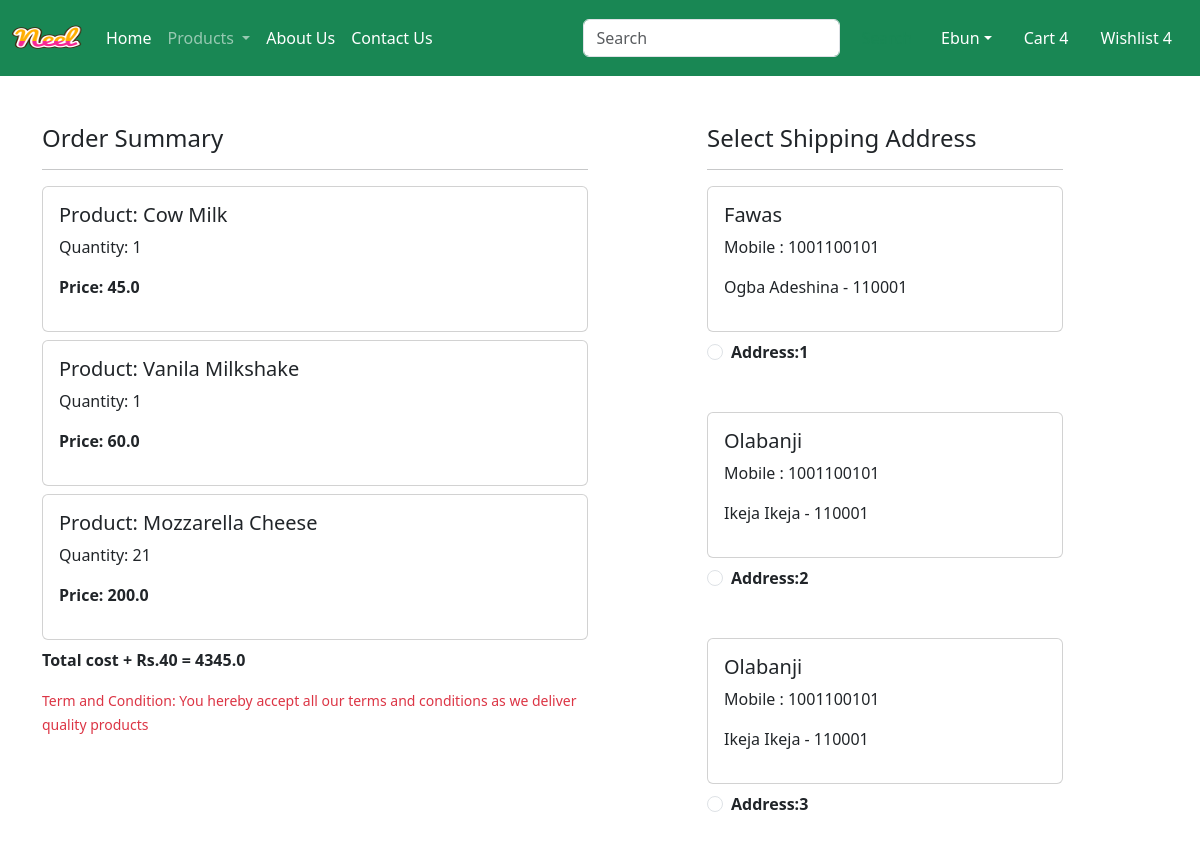
Before: /checkout/ (signed in, upper part) with the older database file.
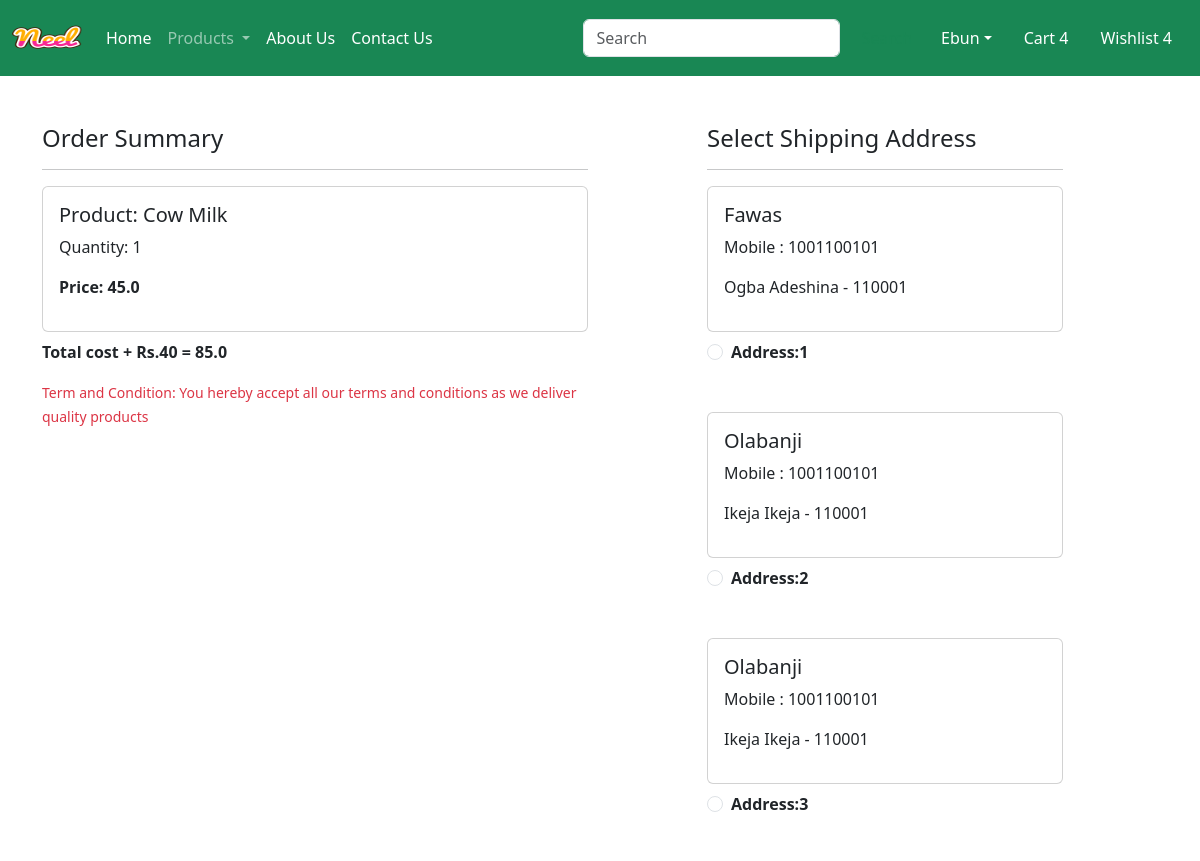
After: the same page with the newer database file.
### app/models.py (models this page shows, shortened)
class Cart(models.Model):
    user = models.ForeignKey(User, on_delete=models.CASCADE)
    product = models.ForeignKey(Product, on_delete=models.CASCADE)
    quantity = models.PositiveIntegerField(default=1)

class Product(models.Model):
    title = models.CharField(max_length=100)
    selling_price = models.FloatField()
    discounted_price = models.FloatField()
    description = models.TextField()
    composition = models.TextField(default='')
    prodapp = models.TextField(default='')
    category = models.CharField(choices=CATEGORY_CHOICES, max_length=2)
    product_image = models.ImageField(upload_to='product')

class Customer(models.Model):
    user = models.ForeignKey(User, on_delete=models.CASCADE)
    name = models.CharField(max_length=200)
    locality = models.CharField(max_length=200)
    city = models.CharField(max_length=50)
    mobile = models.IntegerField(default=0)
    zipcode = models.IntegerField()
    state = models.CharField(choices=STATE_CHOICES,max_length=100)

### app/views.py (the view)
# urls.py: path('checkout/', views.checkout.as_view(), name='checkout'),
class checkout(View):
    def get(self, request):
        user = request.user
        add= Customer.objects.filter(user=user)
        cart_items = Cart.objects.filter(user=user)
        famount = 0
        for p in cart_items:
            value = p.quantity * p.product.discounted_price
            famount = famount + value
        totalamount = famount + 40
        return render(request, 'app/checkout.html',locals())

### app/templates/app/checkout.html (shortened to what this page needs)
{% extends "app/base.html" %}
{% load static %}
{% block main-content %}
<div class="container">
<div class="row mt-5">
    <div class="col-sm-6">
        <h4>Order Summary</h4>
        <hr>
        {% for item in cart_items %}
        	<div class="card mb-2">
                <div class="card-body">
                    <h5>Product: {{ item.product.title }}</h5>
                    <p>Quantity: {{ item.quantity }}</p>
                    <p class="fw-bold">Price: {{ item.product.discounted_price }}</p>
                </div>
            </div>
        {% endfor %}
        <p class="fw-bold">Total cost + Rs.40 = {{ totalamount }}</p>
        <small class="text text-danger">Term and Condition: You hereby accept all our terms and conditions as we deliver quality products</small>
    </div>
    <div class="col-sm-4 offset-sm-1">
        <h4>Select Shipping Address</h4>
        <hr>
        <form method="post" id="myform">
            {% for ad in add %}
                <div class="card">
                    <div class="card-body">
                        <h5>{{ ad.name }}</h5>
                        <p>Mobile : {{ ad.mobile }}</p>
                        <p>{{ ad.locality }} {{ ad.city }} {{ add.state }} - {{ ad.zipcode }}</p>
                    </div>
                </div>
                <div class="form-check mt-2 mb-5">
                    <input class="form-check-input" type="radio" name="custid" id="custadd{{ forloop.counter }}" value="{{ ad.id }}">
                    <label class="form-check-label fw-bold" for="custadd{{ forloop.counter }}">Address:{{ forloop.counter }} </label>
                </div>
            {% endfor %}
        </form>
    </div>
</div>
</div>
{% endblock main-content %}

Changed rows visible on the page:
removed Cart: product "Vanila Milkshake", quantity "1", product.discounted_price "60.0"
removed Cart: product "Mozzarella Cheese", quantity "21", product.discounted_price "200.0"
Other visible differences:
{{ totalamount }}: "4345.0" → "85.0"
